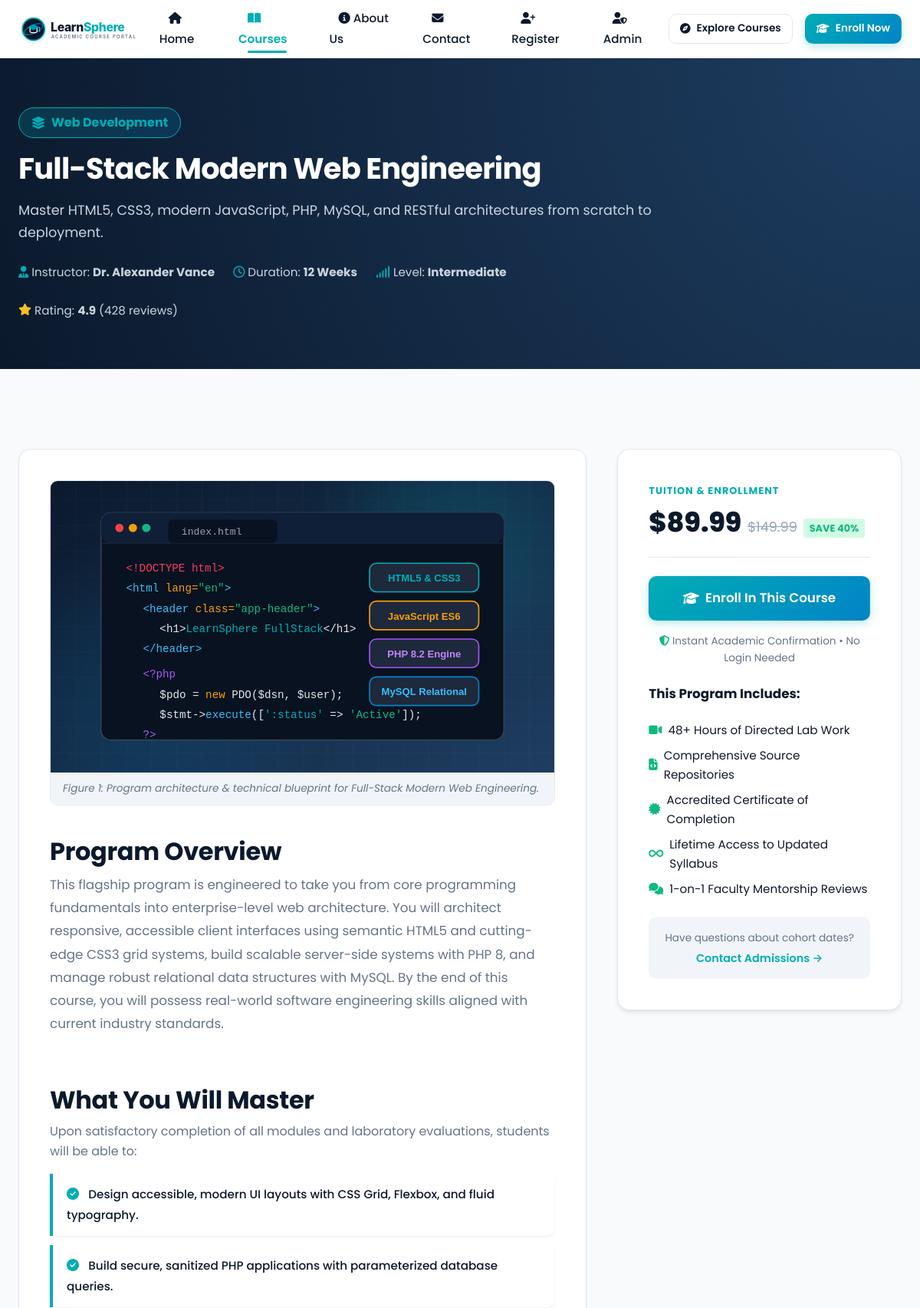
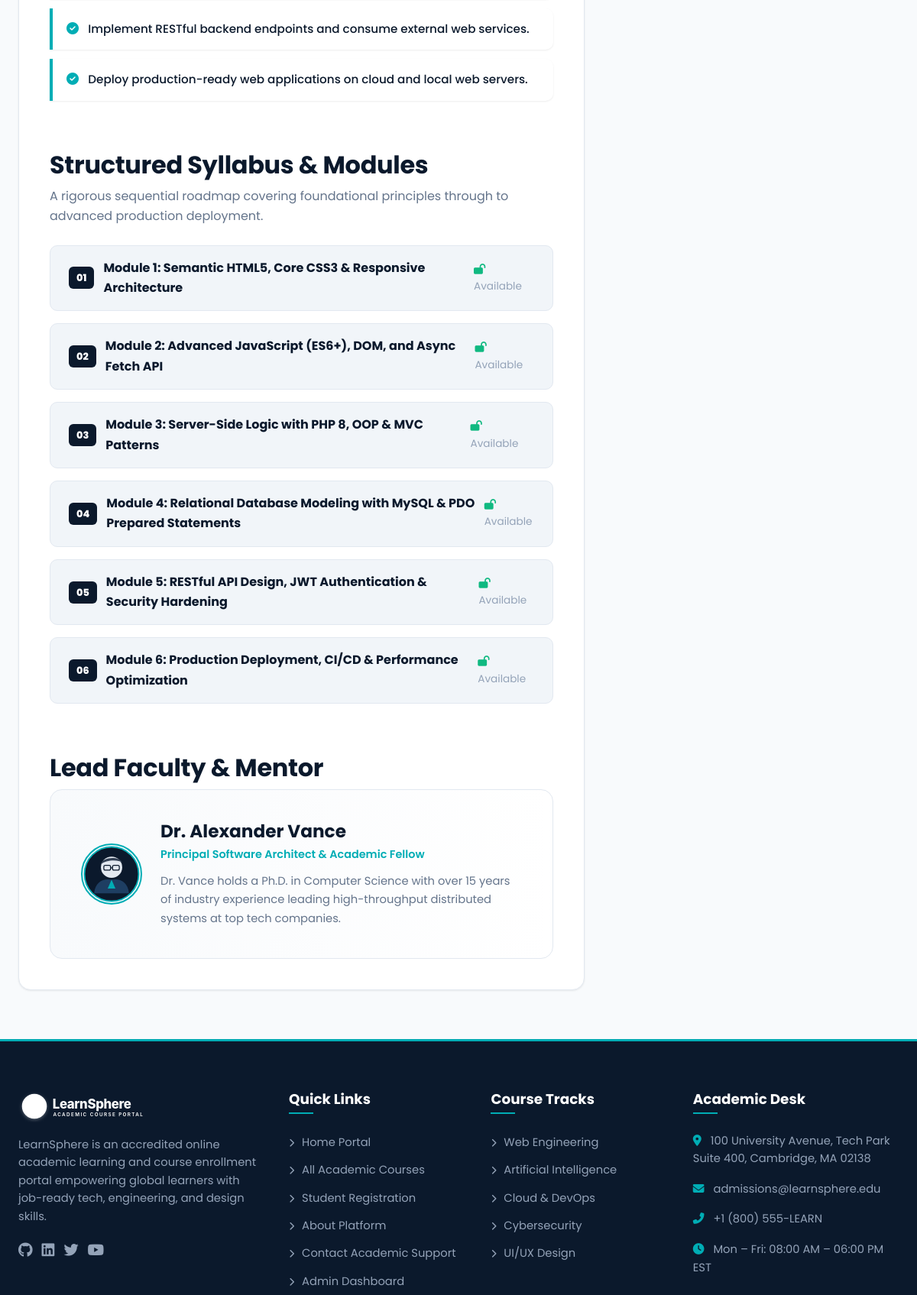
/course-details.php (upper part), run on the app's committed database (2 pictures, top to bottom).
### tables this page shows
CREATE TABLE `courses` (
    `course_id` INT AUTO_INCREMENT PRIMARY KEY,
    `category_id` INT NOT NULL,
    `title` VARCHAR(255) NOT NULL,
    `slug` VARCHAR(255) NOT NULL UNIQUE,
    `short_description` VARCHAR(300) NOT NULL,
    `full_description` TEXT NOT NULL,
    `syllabus` TEXT NOT NULL,
    `learning_outcomes` TEXT NOT NULL,
    `instructor_name` VARCHAR(150) NOT NULL,
    `instructor_title` VARCHAR(150) NOT NULL,
    `instructor_bio` TEXT NOT NULL,
    `duration_weeks` INT NOT NULL,
    `difficulty` ENUM('Beginner', 'Intermediate', 'Advanced', 'All Levels') NOT NULL DEFAULT 'All Levels',
    `price` DECIMAL(10,2) NOT NULL DEFAULT 0.00,
    `original_price` DECIMAL(10,2) NOT NULL DEFAULT 0.00,
    `rating` DECIMAL(2,1) NOT NULL DEFAULT 4.8,
    `reviews_count` INT NOT NULL DEFAULT 120,
    `image` VARCHAR(255) NOT NULL,
    `featured` TINYINT(1) NOT NULL DEFAULT 0,
    `created_at` TIMESTAMP DEFAULT CURRENT_TIMESTAMP,
    CONSTRAINT `fk_course_category` 
        FOREIGN KEY (`category_id`) REFERENCES `categories` (`category_id`) 
        ON DELETE CASCADE ON UPDATE CASCADE
);

CREATE TABLE `categories` (
    `category_id` INT AUTO_INCREMENT PRIMARY KEY,
    `name` VARCHAR(100) NOT NULL UNIQUE,
    `slug` VARCHAR(100) NOT NULL UNIQUE,
    `icon` VARCHAR(50) NOT NULL,
    `description` VARCHAR(255) NOT NULL,
    `created_at` TIMESTAMP DEFAULT CURRENT_TIMESTAMP
);

### includes/db.php (called while the page is built, shortened)
<?php
function sanitize($data) {
    return htmlspecialchars(trim((string)$data), ENT_QUOTES, 'UTF-8');
}
function getCourseById($pdo, $courseId) {
    try {
        $stmt = $pdo->prepare("SELECT c.*, cat.name AS category_name
                               FROM `courses` c
                               JOIN `categories` cat ON c.category_id = cat.category_id
                               WHERE c.course_id = :id
                               LIMIT 1");
        $stmt->execute([':id' => (int)$courseId]);
        return $stmt->fetch();
    } catch (PDOException $e) {
        return null;
    }
}
function formatPrice($amount) {
    return '$' . number_format((float)$amount, 2);
}

### course-details.php (the view, shortened to what this page needs)
<?php
require_once __DIR__ . '/includes/db.php';
$courseId = isset($_GET['id']) ? (int)$_GET['id'] : 1;
$course = getCourseById($pdo, $courseId);
$syllabusModules = explode('||', $course['syllabus']);
$learningOutcomes = explode('||', $course['learning_outcomes']);
require_once __DIR__ . '/includes/header.php';
?>
<main id="mainContent">
    <section class="course-details-hero">
        <div class="container">
            <div style="max-width: 850px;">
                <span class="course-details-badge-accent">
                    <i class="fas fa-layer-group"></i> <?php echo sanitize($course['category_name']); ?>
                </span>
                <h1 style="margin-top: 16px;"><?php echo sanitize($course['title']); ?></h1>
                <p><?php echo sanitize($course['short_description']); ?></p>
                <div class="details-meta-bar">
                    <div class="details-meta-item">
                        <i class="fas fa-user-tie"></i>
                        <span>Instructor: <strong><?php echo sanitize($course['instructor_name']); ?></strong></span>
                    </div>
                    <div class="details-meta-item">
                        <i class="far fa-clock"></i>
                        <span>Duration: <strong><?php echo (int)$course['duration_weeks']; ?> Weeks</strong></span>
                    </div>
                    <div class="details-meta-item">
                        <i class="fas fa-signal"></i>
                        <span>Level: <strong><?php echo sanitize($course['difficulty']); ?></strong></span>
                    </div>
                    <div class="details-meta-item">
                        <i class="fas fa-star" style="color: #FBBF24;"></i>
                        <span>Rating: <strong><?php echo number_format((float)$course['rating'], 1); ?></strong> (<?php echo (int)$course['reviews_count']; ?> reviews)</span>
                    </div>
                </div>
            </div>
        </div>
    </section>
    <section class="section-padding">
        <div class="container course-details-layout">
            <article class="details-content-main">
                <figure style="margin-bottom: var(--spacing-xl); border-radius: var(--radius-md); overflow: hidden; border: 1px solid var(--border-color);">
                    <img src="assets/images/<?php echo sanitize($course['image']); ?>" alt="<?php echo sanitize($course['title']); ?>" style="width: 100%; max-height: 380px; object-fit: cover;">
                    <figcaption style="padding: 10px 16px; background-color: var(--bg-muted); font-size: 0.85rem; color: var(--text-muted); font-style: italic;">
                        Figure 1: Program architecture &amp; technical blueprint for <?php echo sanitize($course['title']); ?>.
                    </figcaption>
                </figure>
                <section style="margin-bottom: var(--spacing-2xl);">
                    <h2>Program Overview</h2>
                    <p style="font-size: 1.05rem; line-height: 1.8;">
                        <?php echo nl2br(sanitize($course['full_description'])); ?>
                    </p>
                </section>
                <section style="margin-bottom: var(--spacing-2xl);">
                    <h2>What You Will Master</h2>
                    <p>Upon satisfactory completion of all modules and laboratory evaluations, students will be able to:</p>
                    <div>
                        <?php foreach ($learningOutcomes as $index => $outcome): ?>
                            <?php if (!empty(trim($outcome))): ?>
                            <div class="outcome-card">
                                <i class="fas fa-check-circle" style="color: var(--accent-color); margin-right: 8px;"></i>
                                <span style="font-size: 0.95rem; font-weight: 500; color: var(--primary-color);">
                                    <?php echo sanitize(trim($outcome)); ?>
                                </span>
                            </div>
                            <?php endif; ?>
                        <?php endforeach; ?>
                    </div>
                </section>
                <section style="margin-bottom: var(--spacing-2xl);">
                    <h2>Structured Syllabus &amp; Modules</h2>
                    <p>A rigorous sequential roadmap covering foundational principles through to advanced production deployment.</p>
                    <div class="syllabus-list">
                        <?php foreach ($syllabusModules as $index => $module): ?>
                            <?php if (!empty(trim($module))): ?>
                            <div class="syllabus-module-item">
                                <div style="display: flex; align-items: center;">
                                    <span class="syllabus-module-number">0<?php echo $index + 1; ?></span>
                                    <strong><?php echo sanitize(trim($module)); ?></strong>
                                </div>
                                <span style="font-size: 0.85rem; color: var(--text-light);"><i class="fas fa-lock-open" style="color: var(--success-color); margin-right: 4px;"></i> Available</span>
                            </div>
                            <?php endif; ?>
                        <?php endforeach; ?>
                    </div>
                </section>
                <section>
                    <h2>Lead Faculty &amp; Mentor</h2>
                    <div class="instructor-bio-card">
                        <img src="assets/images/avatar_alex.svg" alt="<?php echo sanitize($course['instructor_name']); ?>" style="width: 80px; height: 80px; border-radius: 50%; border: 2px solid var(--accent-color); flex-shrink: 0;">
                        <div>
                            <h3 style="margin-bottom: 4px;"><?php echo sanitize($course['instructor_name']); ?></h3>
                            <span style="display: block; font-size: 0.9rem; font-weight: 600; color: var(--accent-color); margin-bottom: 10px;">
                                <?php echo sanitize($course['instructor_title']); ?>
                            </span>
                            <p style="margin-bottom: 0; font-size: 0.92rem;">
                                <?php echo sanitize($course['instructor_bio']); ?>
                            </p>
                        </div>
                    </div>
                </section>
            </article>
            <aside class="details-sidebar" aria-label="Course Enrollment Sidebar">
                <div class="enrollment-card-sticky">
                    <span style="font-size: 0.8rem; font-weight: 700; color: var(--accent-color); text-transform: uppercase; letter-spacing: 1px;">
                        Tuition &amp; Enrollment
                    </span>
                    <div class="enroll-price-display">
                        <span class="price-main"><?php echo formatPrice($course['price']); ?></span>
                        <?php if (!empty($course['original_price']) && $course['original_price'] > $course['price']): ?>
                        <span style="color: var(--text-light); text-decoration: line-through; font-size: 1.1rem;">
                            <?php echo formatPrice($course['original_price']); ?>
                        </span>
                        <span style="background-color: var(--success-light); color: var(--success-color); font-size: 0.8rem; font-weight: 700; padding: 2px 8px; border-radius: 4px;">
                            SAVE <?php echo round((($course['original_price'] - $course['price']) / $course['original_price']) * 100); ?>%
                        </span>
                        <?php endif; ?>
                    </div>
                    <a href="register.php?course_id=<?php echo (int)$course['course_id']; ?>" class="btn btn-primary btn-block btn-lg" style="margin-bottom: var(--spacing-md);">
                        <i class="fas fa-graduation-cap"></i> Enroll In This Course
                    </a>
                    <p style="text-align: center; font-size: 0.85rem; color: var(--text-muted); margin-bottom: var(--spacing-lg);">
                        <i class="fas fa-shield-alt" style="color: var(--success-color);"></i> Instant Academic Confirmation • No Login Needed
                    </p>
                    <h4 style="font-size: 1.05rem; margin-bottom: 12px;">This Program Includes:</h4>
                    <ul class="features-check-list">
                        <li><i class="fas fa-video"></i> <?php echo (int)$course['duration_weeks'] * 4; ?>+ Hours of Directed Lab Work</li>
                        <li><i class="fas fa-file-code"></i> Comprehensive Source Repositories</li>
                        <li><i class="fas fa-certificate"></i> Accredited Certificate of Completion</li>
                        <li><i class="fas fa-infinity"></i> Lifetime Access to Updated Syllabus</li>
                        <li><i class="fas fa-comments"></i> 1-on-1 Faculty Mentorship Reviews</li>
                    </ul>
                    <div style="background-color: var(--bg-muted); border-radius: var(--radius-md); padding: 14px; text-align: center; margin-top: 18px;">
                        <span style="font-size: 0.85rem; color: var(--text-muted);">Have questions about cohort dates?</span><br>
                        <a href="about.php#contact" style="font-weight: 600; font-size: 0.9rem;">Contact Admissions &rarr;</a>
                    </div>
                </div>
            </aside>
        </div>
    </section>
</main>
<?php require_once __DIR__ . '/includes/footer.php'; ?>

### course-details.php (style rules this page uses)
.course-details-badge-accent { background: linear-gradient(135deg, rgba(0, 173, 181, 0.2) 0%, rgba(2, 132, 199, 0.2) 100%); border: 1px solid var(--accent-color); color: var(--accent-color); font-weight: 700; padding: 6px 16px; border-radius: var(--radius-full); display: inline-flex; align-items: center; gap: 8px; }
.outcome-card { background-color: #FFFFFF; border-left: 4px solid var(--accent-color); padding: 14px 18px; border-radius: 0 var(--radius-md) var(--radius-md) 0; box-shadow: var(--shadow-sm); margin-bottom: 12px; transition: transform 0.2s ease; }
.syllabus-module-number { background-color: var(--primary-color); color: #FFFFFF; font-size: 0.8rem; font-weight: 800; padding: 4px 10px; border-radius: var(--radius-sm); margin-right: 12px; flex-shrink: 0; }
.instructor-bio-card { background: linear-gradient(to right, #F8FAFC, #FFFFFF); border: 1px solid var(--border-color); border-radius: var(--radius-lg); padding: var(--spacing-xl); display: flex; gap: var(--spacing-lg); align-items: center; }

### data on the page
courses: category.name "Web Development", title "Full-Stack Modern Web Engineering", short_description "Master HTML5, CSS3, modern JavaScript, PHP, MySQL, and RESTful architectures from scratch to deployment.", instructor_name "Dr. Alexander Vance", duration_weeks "12", difficulty "Intermediate", rating "4.9", reviews_count "428", image (picture), full_description "This flagship program is engineered to take you from core programming fundamentals into enterprise-level web architecture. You will architect responsive, accessible client interfaces using semantic HTML5 and cutting-edge CSS3 grid systems, build scalable server-side systems with PHP 8, and manage robust relational data structures with MySQL. By the end of this course, you will possess real-world software engineering skills aligned with current industry standards.", learning_outcomes "Design accessible, modern UI layouts with CSS Grid, Flexbox, and fluid typography.", learning_outcomes "Build secure, sanitized PHP applications with parameterized database queries.", learning_outcomes "Implement RESTful backend endpoints and consume external web services.", learning_outcomes "Deploy production-ready web applications on cloud and local web servers.", syllabus "Module 1: Semantic HTML5, Core CSS3 & Responsive Architecture", syllabus "Module 2: Advanced JavaScript (ES6+), DOM, and Async Fetch API", syllabus "Module 3: Server-Side Logic with PHP 8, OOP & MVC Patterns", syllabus "Module 4: Relational Database Modeling with MySQL & PDO Prepared Statements", syllabus "Module 5: RESTful API Design, JWT Authentication & Security Hardening", syllabus "Module 6: Production Deployment, CI/CD & Performance Optimization", instructor_title "Principal Software Architect & Academic Fellow", instructor_bio "Dr. Vance holds a Ph.D. in Computer Science with over 15 years of industry experience leading high-throughput distributed systems at top tech companies.", price "$89.99", original_price "$149.99", (($course['original_price'] - $course['price']) / $course['original_price']) * 100 "40", (int)$course['duration_weeks']*4 "48"
